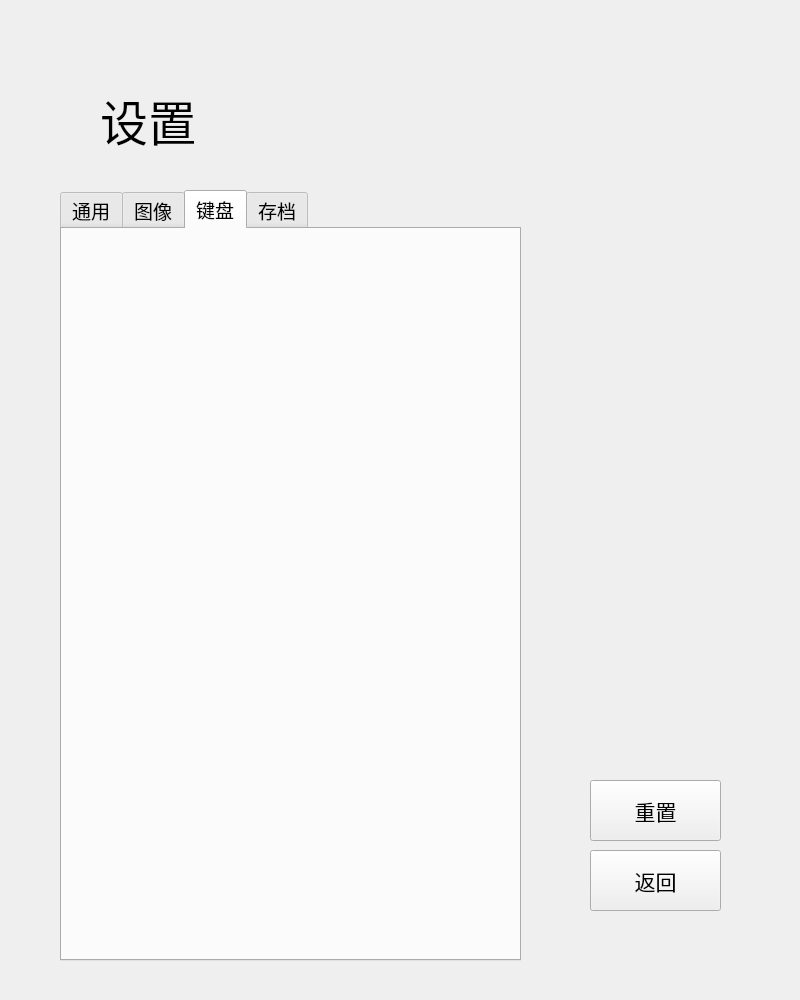
<?xml version="1.0" encoding="UTF-8"?>
<ui version="4.0">
 <class>SettingWindow</class>
 <widget class="QWidget" name="SettingWindow">
  <property name="geometry">
   <rect>
    <x>0</x>
    <y>0</y>
    <width>800</width>
    <height>1000</height>
   </rect>
  </property>
  <property name="minimumSize">
   <size>
    <width>800</width>
    <height>1000</height>
   </size>
  </property>
  <property name="maximumSize">
   <size>
    <width>800</width>
    <height>1000</height>
   </size>
  </property>
  <property name="windowTitle">
   <string>Form</string>
  </property>
  <widget class="QPushButton" name="resetBtn">
   <property name="geometry">
    <rect>
     <x>590</x>
     <y>780</y>
     <width>131</width>
     <height>61</height>
    </rect>
   </property>
   <property name="font">
    <font>
     <family>等线</family>
     <pointsize>16</pointsize>
    </font>
   </property>
   <property name="text">
    <string>重置</string>
   </property>
  </widget>
  <widget class="QPushButton" name="settingBackBtn">
   <property name="geometry">
    <rect>
     <x>590</x>
     <y>850</y>
     <width>131</width>
     <height>61</height>
    </rect>
   </property>
   <property name="font">
    <font>
     <family>等线</family>
     <pointsize>16</pointsize>
    </font>
   </property>
   <property name="text">
    <string>返回</string>
   </property>
  </widget>
  <widget class="QTabWidget" name="tabWidget">
   <property name="geometry">
    <rect>
     <x>60</x>
     <y>190</y>
     <width>461</width>
     <height>771</height>
    </rect>
   </property>
   <property name="font">
    <font>
     <family>等线</family>
     <pointsize>14</pointsize>
    </font>
   </property>
   <property name="currentIndex">
    <number>2</number>
   </property>
   <widget class="QWidget" name="generalTab">
    <property name="sizePolicy">
     <sizepolicy hsizetype="Preferred" vsizetype="Preferred">
      <horstretch>0</horstretch>
      <verstretch>0</verstretch>
     </sizepolicy>
    </property>
    <property name="maximumSize">
     <size>
      <width>16777215</width>
      <height>16777209</height>
     </size>
    </property>
    <property name="font">
     <font>
      <family>等线</family>
      <pointsize>12</pointsize>
     </font>
    </property>
    <attribute name="title">
     <string>通用</string>
    </attribute>
    <layout class="QVBoxLayout" name="verticalLayout">
     <item>
      <widget class="OptionBlock" name="heightOptionBlock" native="true">
       <property name="sizePolicy">
        <sizepolicy hsizetype="Preferred" vsizetype="Fixed">
         <horstretch>0</horstretch>
         <verstretch>150</verstretch>
        </sizepolicy>
       </property>
      </widget>
     </item>
     <item>
      <widget class="OptionBlock" name="widthOptionBlock" native="true">
       <property name="sizePolicy">
        <sizepolicy hsizetype="Preferred" vsizetype="Fixed">
         <horstretch>0</horstretch>
         <verstretch>150</verstretch>
        </sizepolicy>
       </property>
      </widget>
     </item>
     <item>
      <widget class="OptionBlock" name="fallingOptionBlock" native="true">
       <property name="sizePolicy">
        <sizepolicy hsizetype="Preferred" vsizetype="Fixed">
         <horstretch>0</horstretch>
         <verstretch>150</verstretch>
        </sizepolicy>
       </property>
      </widget>
     </item>
     <item>
      <widget class="QWidget" name="mediaOptionWidget" native="true">
       <property name="sizePolicy">
        <sizepolicy hsizetype="Preferred" vsizetype="Fixed">
         <horstretch>0</horstretch>
         <verstretch>150</verstretch>
        </sizepolicy>
       </property>
       <property name="minimumSize">
        <size>
         <width>150</width>
         <height>150</height>
        </size>
       </property>
       <layout class="QVBoxLayout" name="verticalLayout_2">
        <item>
         <widget class="QWidget" name="otherMediaWidget" native="true">
          <layout class="QHBoxLayout" name="horizontalLayout">
           <item>
            <widget class="QLineEdit" name="mediaLineEdit"/>
           </item>
           <item>
            <widget class="QPushButton" name="chooseMediaFileBtn">
             <property name="text">
              <string>选择音频</string>
             </property>
            </widget>
           </item>
           <item>
            <widget class="QPushButton" name="tryListeningBtn">
             <property name="text">
              <string>试听</string>
             </property>
            </widget>
           </item>
          </layout>
         </widget>
        </item>
        <item>
         <widget class="OptionBlock" name="mediaOptionBlock" native="true"/>
        </item>
       </layout>
      </widget>
     </item>
    </layout>
   </widget>
   <widget class="QWidget" name="videoTab">
    <attribute name="title">
     <string>图像</string>
    </attribute>
    <layout class="QVBoxLayout" name="verticalLayout_3">
     <item>
      <widget class="ColorOptionBlock" name="blockL_ColorOptionBlock" native="true">
       <property name="sizePolicy">
        <sizepolicy hsizetype="Preferred" vsizetype="Fixed">
         <horstretch>0</horstretch>
         <verstretch>100</verstretch>
        </sizepolicy>
       </property>
       <property name="minimumSize">
        <size>
         <width>0</width>
         <height>100</height>
        </size>
       </property>
       <property name="maximumSize">
        <size>
         <width>16777215</width>
         <height>100</height>
        </size>
       </property>
      </widget>
     </item>
     <item>
      <widget class="ColorOptionBlock" name="blockO_ColorOptionBlock" native="true">
       <property name="sizePolicy">
        <sizepolicy hsizetype="Preferred" vsizetype="Fixed">
         <horstretch>0</horstretch>
         <verstretch>100</verstretch>
        </sizepolicy>
       </property>
       <property name="minimumSize">
        <size>
         <width>0</width>
         <height>100</height>
        </size>
       </property>
       <property name="maximumSize">
        <size>
         <width>16777215</width>
         <height>100</height>
        </size>
       </property>
      </widget>
     </item>
     <item>
      <widget class="ColorOptionBlock" name="blockJ_ColorOptionBlock" native="true">
       <property name="sizePolicy">
        <sizepolicy hsizetype="Preferred" vsizetype="Fixed">
         <horstretch>0</horstretch>
         <verstretch>100</verstretch>
        </sizepolicy>
       </property>
       <property name="minimumSize">
        <size>
         <width>0</width>
         <height>100</height>
        </size>
       </property>
       <property name="maximumSize">
        <size>
         <width>16777215</width>
         <height>100</height>
        </size>
       </property>
      </widget>
     </item>
     <item>
      <widget class="ColorOptionBlock" name="blockI_ColorOptionBlock" native="true">
       <property name="sizePolicy">
        <sizepolicy hsizetype="Preferred" vsizetype="Fixed">
         <horstretch>0</horstretch>
         <verstretch>100</verstretch>
        </sizepolicy>
       </property>
       <property name="minimumSize">
        <size>
         <width>0</width>
         <height>100</height>
        </size>
       </property>
       <property name="maximumSize">
        <size>
         <width>16777215</width>
         <height>100</height>
        </size>
       </property>
      </widget>
     </item>
     <item>
      <widget class="ColorOptionBlock" name="blockT_ColorOptionBlock" native="true">
       <property name="sizePolicy">
        <sizepolicy hsizetype="Preferred" vsizetype="Fixed">
         <horstretch>0</horstretch>
         <verstretch>100</verstretch>
        </sizepolicy>
       </property>
       <property name="minimumSize">
        <size>
         <width>0</width>
         <height>100</height>
        </size>
       </property>
       <property name="maximumSize">
        <size>
         <width>16777215</width>
         <height>100</height>
        </size>
       </property>
      </widget>
     </item>
     <item>
      <widget class="ColorOptionBlock" name="blockS_ColorOptionBlock" native="true">
       <property name="sizePolicy">
        <sizepolicy hsizetype="Preferred" vsizetype="Fixed">
         <horstretch>0</horstretch>
         <verstretch>100</verstretch>
        </sizepolicy>
       </property>
       <property name="minimumSize">
        <size>
         <width>0</width>
         <height>100</height>
        </size>
       </property>
       <property name="maximumSize">
        <size>
         <width>16777215</width>
         <height>100</height>
        </size>
       </property>
      </widget>
     </item>
     <item>
      <widget class="ColorOptionBlock" name="blockZ_ColorOptionBlock" native="true">
       <property name="sizePolicy">
        <sizepolicy hsizetype="Preferred" vsizetype="Fixed">
         <horstretch>0</horstretch>
         <verstretch>100</verstretch>
        </sizepolicy>
       </property>
       <property name="minimumSize">
        <size>
         <width>0</width>
         <height>100</height>
        </size>
       </property>
       <property name="maximumSize">
        <size>
         <width>16777215</width>
         <height>100</height>
        </size>
       </property>
      </widget>
     </item>
    </layout>
   </widget>
   <widget class="QWidget" name="keyboardTab">
    <property name="font">
     <font>
      <family>Agency FB</family>
      <pointsize>14</pointsize>
     </font>
    </property>
    <attribute name="title">
     <string>键盘</string>
    </attribute>
    <layout class="QVBoxLayout" name="verticalLayout_4">
     <item>
      <widget class="KeyOptionBlock" name="left_KeyOptionBlock" native="true">
       <property name="sizePolicy">
        <sizepolicy hsizetype="Preferred" vsizetype="Fixed">
         <horstretch>0</horstretch>
         <verstretch>100</verstretch>
        </sizepolicy>
       </property>
       <property name="minimumSize">
        <size>
         <width>0</width>
         <height>100</height>
        </size>
       </property>
       <property name="maximumSize">
        <size>
         <width>16777215</width>
         <height>100</height>
        </size>
       </property>
      </widget>
     </item>
     <item>
      <widget class="KeyOptionBlock" name="right_KeyOptionBlock" native="true">
       <property name="sizePolicy">
        <sizepolicy hsizetype="Preferred" vsizetype="Fixed">
         <horstretch>0</horstretch>
         <verstretch>100</verstretch>
        </sizepolicy>
       </property>
       <property name="minimumSize">
        <size>
         <width>0</width>
         <height>100</height>
        </size>
       </property>
       <property name="maximumSize">
        <size>
         <width>16777215</width>
         <height>100</height>
        </size>
       </property>
      </widget>
     </item>
     <item>
      <widget class="KeyOptionBlock" name="down_KeyOptionBlock" native="true">
       <property name="sizePolicy">
        <sizepolicy hsizetype="Preferred" vsizetype="Fixed">
         <horstretch>0</horstretch>
         <verstretch>100</verstretch>
        </sizepolicy>
       </property>
       <property name="minimumSize">
        <size>
         <width>0</width>
         <height>100</height>
        </size>
       </property>
       <property name="maximumSize">
        <size>
         <width>16777215</width>
         <height>100</height>
        </size>
       </property>
      </widget>
     </item>
     <item>
      <widget class="KeyOptionBlock" name="spin_KeyOptionBlock" native="true">
       <property name="sizePolicy">
        <sizepolicy hsizetype="Preferred" vsizetype="Fixed">
         <horstretch>0</horstretch>
         <verstretch>100</verstretch>
        </sizepolicy>
       </property>
       <property name="minimumSize">
        <size>
         <width>0</width>
         <height>100</height>
        </size>
       </property>
       <property name="maximumSize">
        <size>
         <width>16777215</width>
         <height>100</height>
        </size>
       </property>
      </widget>
     </item>
     <item>
      <widget class="KeyOptionBlock" name="pause_KeyOptionBlock" native="true">
       <property name="sizePolicy">
        <sizepolicy hsizetype="Preferred" vsizetype="Fixed">
         <horstretch>0</horstretch>
         <verstretch>100</verstretch>
        </sizepolicy>
       </property>
       <property name="minimumSize">
        <size>
         <width>0</width>
         <height>100</height>
        </size>
       </property>
       <property name="maximumSize">
        <size>
         <width>16777215</width>
         <height>100</height>
        </size>
       </property>
      </widget>
     </item>
    </layout>
   </widget>
   <widget class="QWidget" name="profileTab">
    <attribute name="title">
     <string>存档</string>
    </attribute>
    <widget class="QLabel" name="currentUserLabel">
     <property name="geometry">
      <rect>
       <x>60</x>
       <y>60</y>
       <width>371</width>
       <height>81</height>
      </rect>
     </property>
     <property name="font">
      <font>
       <pointsize>18</pointsize>
      </font>
     </property>
     <property name="text">
      <string>当前用户: </string>
     </property>
    </widget>
    <widget class="QComboBox" name="selectUserComboBox">
     <property name="geometry">
      <rect>
       <x>60</x>
       <y>180</y>
       <width>201</width>
       <height>51</height>
      </rect>
     </property>
    </widget>
    <widget class="QPushButton" name="newUserBtn">
     <property name="geometry">
      <rect>
       <x>290</x>
       <y>180</y>
       <width>111</width>
       <height>51</height>
      </rect>
     </property>
     <property name="text">
      <string>新用户</string>
     </property>
    </widget>
    <widget class="QPushButton" name="clearUserBtn">
     <property name="geometry">
      <rect>
       <x>250</x>
       <y>610</y>
       <width>161</width>
       <height>71</height>
      </rect>
     </property>
     <property name="text">
      <string>清除记录</string>
     </property>
    </widget>
   </widget>
  </widget>
  <widget class="QLabel" name="label">
   <property name="geometry">
    <rect>
     <x>100</x>
     <y>70</y>
     <width>191</width>
     <height>101</height>
    </rect>
   </property>
   <property name="font">
    <font>
     <family>等线</family>
     <pointsize>36</pointsize>
    </font>
   </property>
   <property name="text">
    <string>设置</string>
   </property>
  </widget>
 </widget>
 <customwidgets>
  <customwidget>
   <class>KeyOptionBlock</class>
   <extends>QWidget</extends>
   <header>KeyOptionBlock.h</header>
   <container>1</container>
  </customwidget>
  <customwidget>
   <class>OptionBlock</class>
   <extends>QWidget</extends>
   <header location="global">OptionBlock.h</header>
   <container>1</container>
  </customwidget>
  <customwidget>
   <class>ColorOptionBlock</class>
   <extends>QWidget</extends>
   <header location="global">ColorOptionBlock.h</header>
   <container>1</container>
  </customwidget>
 </customwidgets>
 <resources/>
 <connections/>
</ui>
